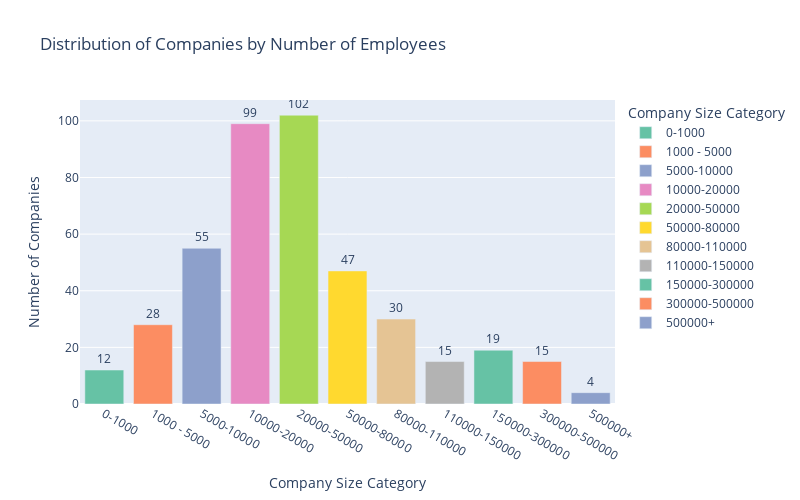

The cell this chart's notebook holds for it:
### Code cell
data = df2_cleaned[["Full Time Employees", "ESG Risk Percentile"]]
data = data[data["Full Time Employees"].astype(str) != "NA"]
data["Full Time Employees"] = data["Full Time Employees"].astype(str).str.replace(",", "").astype(float)


bins = [0, 1000, 5000, 10000, 20000, 50000, 80000, 110000, 150000, 300000, 500000, float("inf")]
labels = ["0-1000", "1000 - 5000", "5000-10000", "10000-20000", "20000-50000", "50000-80000", "80000-110000", "110000-150000", "150000-300000", "300000-500000", "500000+"]

data["Company Size Category"] = pd.cut(data["Full Time Employees"], bins=bins, labels=labels, right=False)
size_counts = data["Company Size Category"].value_counts().reset_index()
size_counts.columns = ["Company Size Category", "Count"]

size_counts["Company Size Category"] = pd.Categorical(size_counts["Company Size Category"], categories=labels, ordered=True)
size_counts = size_counts.sort_values("Company Size Category")

fig = px.bar(
    size_counts, 
    x="Company Size Category", 
    y="Count", 
    title="Distribution of Companies by Number of Employees",
    text=size_counts["Count"],  # Display count on bars
    color="Company Size Category",  # Use different colors for categories
    color_discrete_sequence=px.colors.qualitative.Set2  # Custom color palette
)

# Adjust layout
fig.update_traces(textposition="outside")  # Show text outside bars
fig.update_layout(
    xaxis_title="Company Size Category", 
    yaxis_title="Number of Companies",
    bargap=0.2,  # Space between bars
    width=800,  # Increase figure width
    height=500   # Increase figure height
)

fig.show()

### Figure 1 — Plotly figure (JSON) as saved in the notebook; plotly's stock layout.template omitted (floating-point values rounded to 4 significant figures)
{"data": [{"hovertemplate": "Company Size Category=%{x}<br>Count=%{text}<extra></extra>", "legendgroup": "0-1000", "marker": {"color": "rgb(102,194,165)", "pattern": {"shape": ""}}, "name": "0-1000", "orientation": "v", "showlegend": true, "text": [12.0], "textposition": "outside", "type": "bar", "x": ["0-1000"], "xaxis": "x", "y": [12], "yaxis": "y"}, {"hovertemplate": "Company Size Category=%{x}<br>Count=%{text}<extra></extra>", "legendgroup": "1000 - 5000", "marker": {"color": "rgb(252,141,98)", "pattern": {"shape": ""}}, "name": "1000 - 5000", "orientation": "v", "showlegend": true, "text": [28.0], "textposition": "outside", "type": "bar", "x": ["1000 - 5000"], "xaxis": "x", "y": [28], "yaxis": "y"}, {"hovertemplate": "Company Size Category=%{x}<br>Count=%{text}<extra></extra>", "legendgroup": "5000-10000", "marker": {"color": "rgb(141,160,203)", "pattern": {"shape": ""}}, "name": "5000-10000", "orientation": "v", "showlegend": true, "text": [55.0], "textposition": "outside", "type": "bar", "x": ["5000-10000"], "xaxis": "x", "y": [55], "yaxis": "y"}, {"hovertemplate": "Company Size Category=%{x}<br>Count=%{text}<extra></extra>", "legendgroup": "10000-20000", "marker": {"color": "rgb(231,138,195)", "pattern": {"shape": ""}}, "name": "10000-20000", "orientation": "v", "showlegend": true, "text": [99.0], "textposition": "outside", "type": "bar", "x": ["10000-20000"], "xaxis": "x", "y": [99], "yaxis": "y"}, {"hovertemplate": "Company Size Category=%{x}<br>Count=%{text}<extra></extra>", "legendgroup": "20000-50000", "marker": {"color": "rgb(166,216,84)", "pattern": {"shape": ""}}, "name": "20000-50000", "orientation": "v", "showlegend": true, "text": [102.0], "textposition": "outside", "type": "bar", "x": ["20000-50000"], "xaxis": "x", "y": [102], "yaxis": "y"}, {"hovertemplate": "Company Size Category=%{x}<br>Count=%{text}<extra></extra>", "legendgroup": "50000-80000", "marker": {"color": "rgb(255,217,47)", "pattern": {"shape": ""}}, "name": "50000-80000", "orientation": "v", "showlegend": true, "text": [47.0], "textposition": "outside", "type": "bar", "x": ["50000-80000"], "xaxis": "x", "y": [47], "yaxis": "y"}, {"hovertemplate": "Company Size Category=%{x}<br>Count=%{text}<extra></extra>", "legendgroup": "80000-110000", "marker": {"color": "rgb(229,196,148)", "pattern": {"shape": ""}}, "name": "80000-110000", "orientation": "v", "showlegend": true, "text": [30.0], "textposition": "outside", "type": "bar", "x": ["80000-110000"], "xaxis": "x", "y": [30], "yaxis": "y"}, {"hovertemplate": "Company Size Category=%{x}<br>Count=%{text}<extra></extra>", "legendgroup": "110000-150000", "marker": {"color": "rgb(179,179,179)", "pattern": {"shape": ""}}, "name": "110000-150000", "orientation": "v", "showlegend": true, "text": [15.0], "textposition": "outside", "type": "bar", "x": ["110000-150000"], "xaxis": "x", "y": [15], "yaxis": "y"}, {"hovertemplate": "Company Size Category=%{x}<br>Count=%{text}<extra></extra>", "legendgroup": "150000-300000", "marker": {"color": "rgb(102,194,165)", "pattern": {"shape": ""}}, "name": "150000-300000", "orientation": "v", "showlegend": true, "text": [19.0], "textposition": "outside", "type": "bar", "x": ["150000-300000"], "xaxis": "x", "y": [19], "yaxis": "y"}, {"hovertemplate": "Company Size Category=%{x}<br>Count=%{text}<extra></extra>", "legendgroup": "300000-500000", "marker": {"color": "rgb(252,141,98)", "pattern": {"shape": ""}}, "name": "300000-500000", "orientation": "v", "showlegend": true, "text": [15.0], "textposition": "outside", "type": "bar", "x": ["300000-500000"], "xaxis": "x", "y": [15], "yaxis": "y"}, {"hovertemplate": "Company Size Category=%{x}<br>Count=%{text}<extra></extra>", "legendgroup": "500000+", "marker": {"color": "rgb(141,160,203)", "pattern": {"shape": ""}}, "name": "500000+", "orientation": "v", "showlegend": true, "text": [4.0], "textposition": "outside", "type": "bar", "x": ["500000+"], "xaxis": "x", "y": [4], "yaxis": "y"}], "layout": {"bargap": 0.2, "barmode": "relative", "height": 500, "legend": {"title": {"text": "Company Size Category"}, "tracegroupgap": 0}, "title": {"text": "Distribution of Companies by Number of Employees"}, "width": 800, "xaxis": {"anchor": "y", "categoryarray": ["0-1000", "1000 - 5000", "5000-10000", "10000-20000", "20000-50000", "50000-80000", "80000-110000", "110000-150000", "150000-300000", "300000-500000", "500000+"], "categoryorder": "array", "domain": [0, 1], "title": {"text": "Company Size Category"}}, "yaxis": {"anchor": "x", "domain": [0, 1], "title": {"text": "Number of Companies"}}}}
